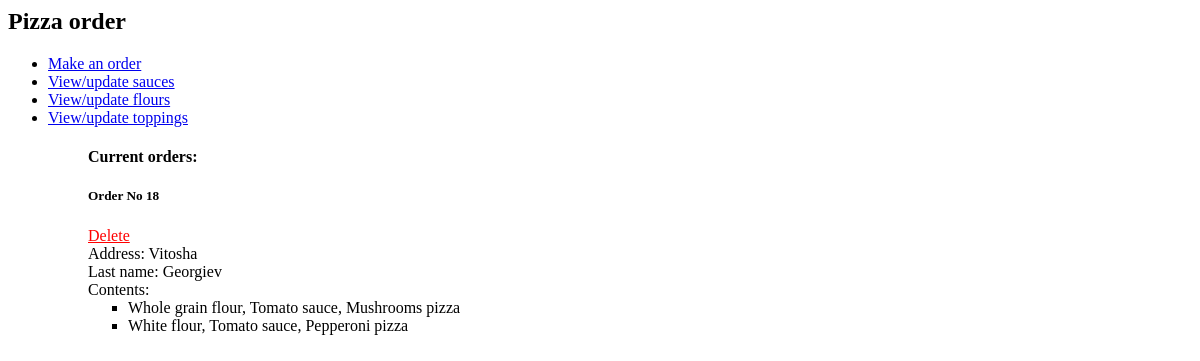
Before: / with the older database file.
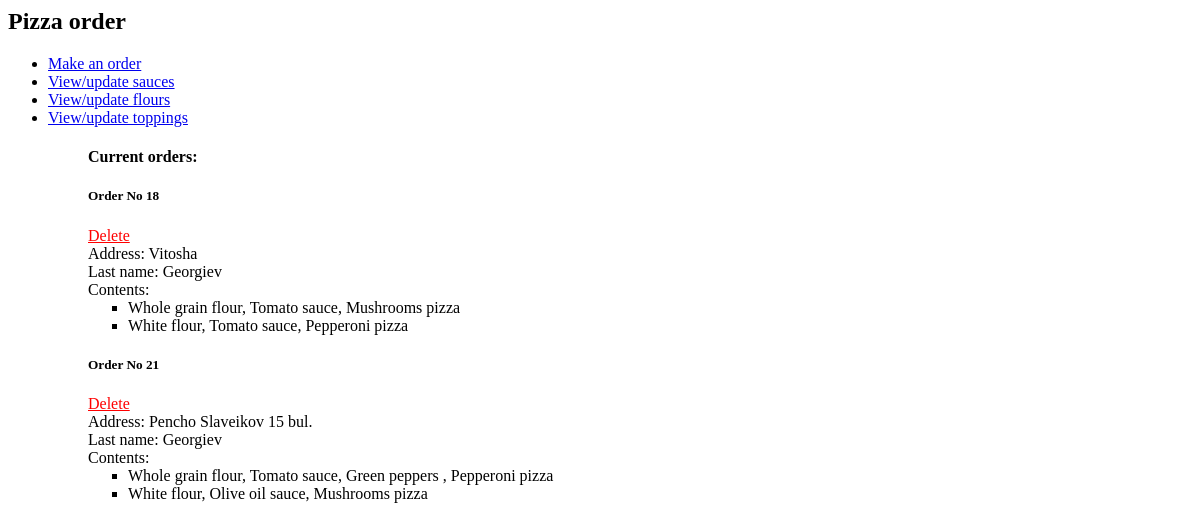
After: the same page with the newer database file.
### pizzaOrder/models.py (models this page shows)
class Order(models.Model):
    address = models.CharField(max_length=100)
    last_name = models.CharField(max_length=100)

class Pizza(models.Model):
    toppings = models.ManyToManyField("Topping", blank=True)
    sauce = models.ForeignKey("Sauce", to_field="name", default="tomato", on_delete=models.CASCADE)
    dough_flour = models.ForeignKey("Flour", to_field="name", default="white", on_delete=models.CASCADE)
    order = models.ForeignKey("Order", on_delete=models.CASCADE, null=True)

class Flour(models.Model):
    name = models.CharField(max_length=50, unique=True)
    description = models.CharField(max_length=200, blank=True)

class Sauce(models.Model):
    name = models.CharField(max_length=50, unique=True)
    description = models.TextField(max_length=200, blank=True)

class Topping(models.Model):
    name = models.CharField(max_length=50)
    description = models.CharField(max_length=200, blank=True)

### pizzaOrder/views.py (the view)
# urls.py: path('', views.index, name="home"),
def index(request):
    orders = Order.objects.all()
    context = {}
    pizzas = {}
    if(len(orders) == 0):
        context['none'] = True
    for order in orders:
        order_key = str(order.id)
        pizzas[order_key] = []
        pizzas[order_key].append(order)
        pizzas[order_key].append(Pizza.objects.filter(order__id=order.id))
    context['orders'] = pizzas
    return render(request, "pizzaOrder/index.html", context)

### pizzaOrder/templates/pizzaOrder/index.html
{%extends "pizzaOrder/base.html"%}
{%block content%}
    <div>
        <h2>Pizza order</h2>
        <ul>
            <li><a href={% url "create-order"%}>Make an order</a></li>
            <li><a href={% url "sauce-view"%}>View/update sauces</a></li>
            <li><a href={% url "flour-view"%}>View/update flours</a></li>
            <li><a href={%url "topping-view"%}>View/update toppings</a></li>
        <ul>
        <h4>Current orders:</h4>
        {%if none%}
            <p>There are currently no orders</p>
        {%else%}
            {%for order, order_details in orders.items%}
                <h5>Order No {{order}}</h5>
                <a style="color:red" href={%url "delete-order" pk=order_details.0.id%}>Delete</a><br/>
                Address: {{order_details.0.address}}<br/>
                Last name: {{order_details.0.last_name}}<br/>
                Contents:<br/>
                <ul>
                {%for pizza in order_details.1%}
                    <li>{{pizza.dough_flour.name}} flour, {{pizza.sauce.name}} sauce{% for topping in pizza.toppings.all%}, {{topping.name}} {%endfor%}pizza</li>
                {%endfor%}
                </ul>
            {%endfor%}
        {%endif%}
    </div>
{%endblock%}

### pizzaOrder/templates/pizzaOrder/base.html
<html>
    <head>
    </head>
    <body>
        {%block content%}
        {%endblock%}
    </body>
</html>

Changed rows visible on the page:
added Order: id "21", address "Pencho Slaveikov 15 bul.", last_name "Georgiev", Topping (name "Pepperoni"), Topping (name "Mushrooms")
added Pizza: dough_flour.name "Whole grain", sauce.name "Tomato", Topping (name "Pepperoni"), shown under "21"
now on this page (row unchanged): Topping: name "Green peppers", shown under "Whole grain"
added Pizza: dough_flour.name "White", sauce.name "Olive oil", Topping (name "Mushrooms"), shown under "21"
